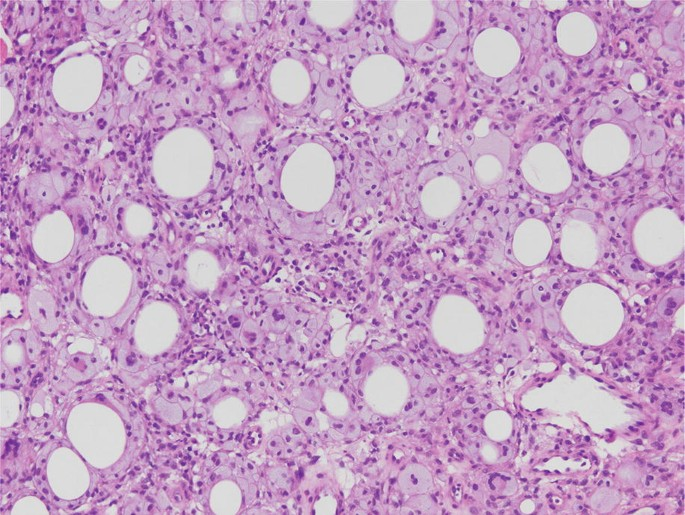
#> input picture assignment 2/Graphics assignment 2/graphics assignment 2/Task1.jpg, 685 x 515 px
$ python graphics_assignment_2.py
#> lines starting #> are read from the running program, lines starting #| are printed output that depends on the picture; after the words box and inside, x2 and y2 are one past the last pixel; in counts of white or black regions, pixels touching at a corner belong together
import cv2
import numpy as np
from matplotlib import pyplot as plt

# Step 1: Load Image and Convert to Grayscale
# Load the image
image = cv2.imread('Task1.jpg')
#> image is the input picture: shape (515, 685, 3); mean B, G, R 196.2, 158.1, 195.6

# Convert to Grayscale using the Green channel for better contrast
grayscale_image = image[:, :, 1]  # Green channel
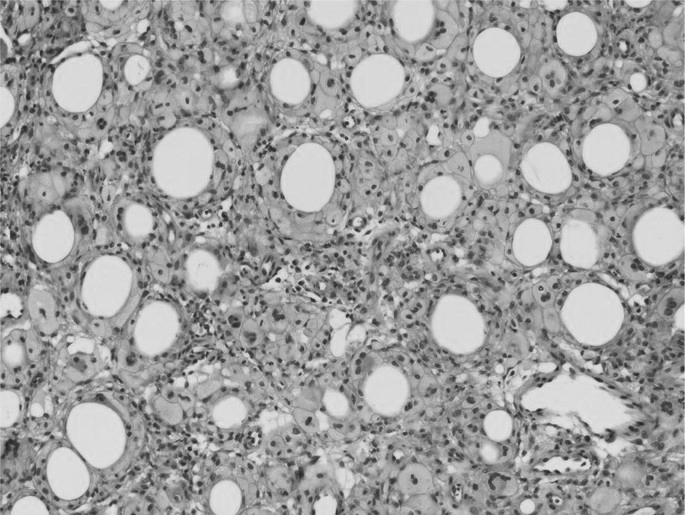
#> grayscale_image: shape (515, 685); min 31, max 237, mean 158.1

# Display Grayscale Image
plt.imshow(grayscale_image, cmap='gray')
plt.title('Grayscale Image')
plt.axis('off')
plt.show()

# Step 2: Image Enhancement (Histogram Equalization)
# Apply histogram equalization
enhanced_image = cv2.equalizeHist(grayscale_image)
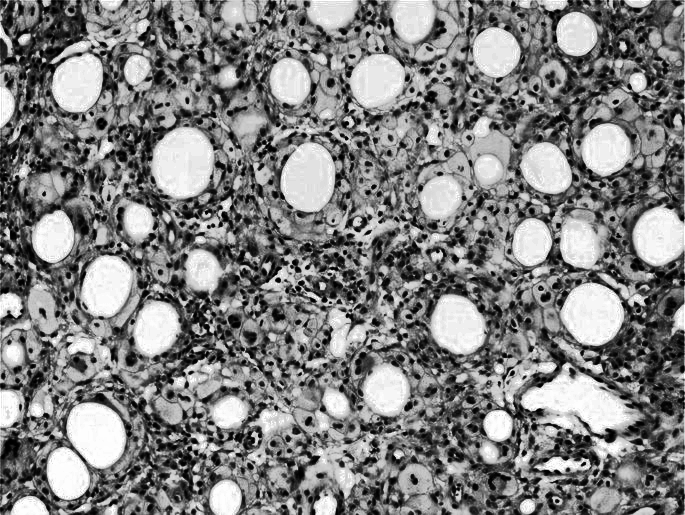
#> enhanced_image: shape (515, 685); min 0, max 255, mean 128.7

# Display Equalized Image
plt.imshow(enhanced_image, cmap='gray')
plt.title('Histogram Equalized Image')
plt.axis('off')
plt.show()

# Step 3: Thresholding
# Apply binary thresholding (try different threshold values if needed)
_, binary_image = cv2.threshold(enhanced_image, 200, 255, cv2.THRESH_BINARY)
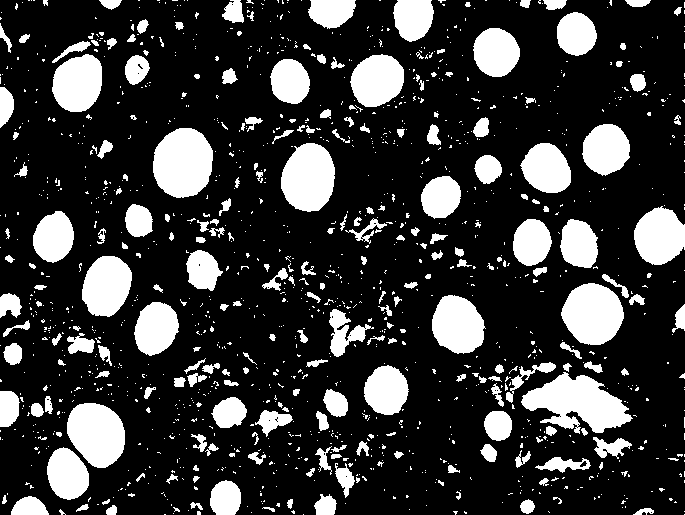
#> binary_image: shape (515, 685); 21.7% white; 1335 white regions (1100 under 20 px), largest, box (x1, y1, x2, y2) and area: (521, 372, 633, 434) 3810, (153, 128, 213, 198) 3321, (561, 283, 624, 345) 2919

# Display Binary Thresholded Image
plt.imshow(binary_image, cmap='gray')
plt.title('Binary Thresholded Image')
plt.axis('off')
plt.show()

# Step 4: Noise Removal with Morphological Opening
# Define a disk-shaped structuring element for morphological operations
structuring_element = cv2.getStructuringElement(cv2.MORPH_ELLIPSE, (3, 3))

# Apply morphological opening to remove small noise
opened_image = cv2.morphologyEx(binary_image, cv2.MORPH_OPEN, structuring_element)
#> opened_image: shape (515, 685); 20.4% white; 401 white regions (191 under 20 px), largest, box (x1, y1, x2, y2) and area: (521, 372, 632, 433) 3752, (153, 128, 213, 198) 3320, (561, 283, 624, 345) 2919

# Display Noise Removed Image
plt.imshow(opened_image, cmap='gray')
plt.title('Noise Removed Image')
plt.axis('off')
plt.show()

# Step 5: Connected Components Labeling
# Label connected components
num_labels, label_image = cv2.connectedComponents(opened_image)
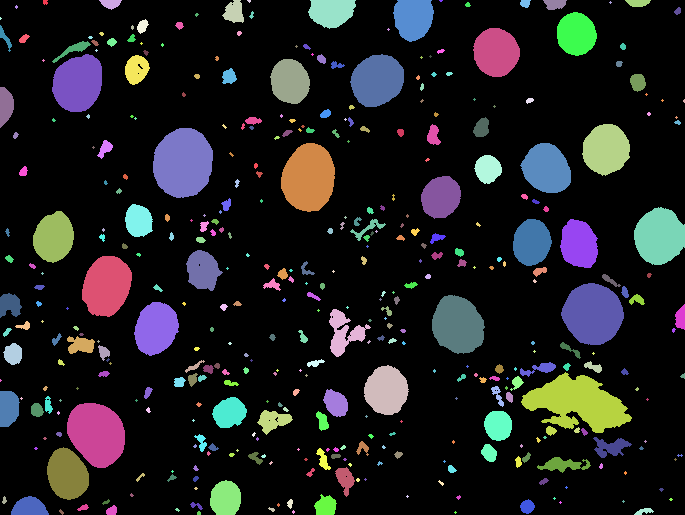
#> label_image: shape (515, 685) int32; 402 distinct labels, from 0 to 401; one colour per label, 0 black
#> num_labels = 402

# Map component labels to image for visualization
label_hue = np.uint8(179 * label_image / np.max(label_image))
blank_channel = 255 * np.ones_like(label_hue)
labeled_image = cv2.merge([label_hue, blank_channel, blank_channel])
labeled_image = cv2.cvtColor(labeled_image, cv2.COLOR_HSV2BGR)
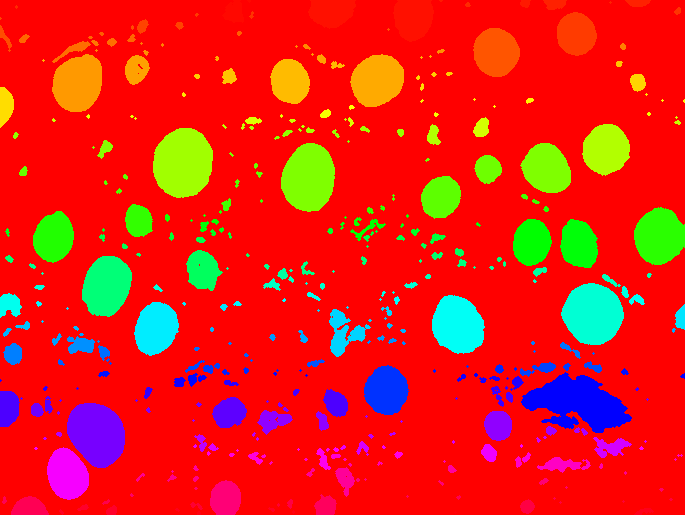
#> labeled_image: shape (515, 685, 3); mean B, G, R 22.1, 31, 226.6
labeled_image[label_hue == 0] = 0  # Background color

# Display Connected Components
plt.imshow(labeled_image)
plt.title('Connected Components')
plt.axis('off')
plt.show()

# Step 6: Filtering of Fat Globules Based on Region Properties
# Analyze connected components to filter globules by size and shape
filtered_image = np.zeros_like(opened_image)

# Loop through each connected component to filter by area and shape
for label in range(1, num_labels):
    # Create a mask for each component
    component_mask = (label_image == label).astype("uint8") * 255

    # Calculate contour properties
    contours, _ = cv2.findContours(component_mask, cv2.RETR_EXTERNAL, cv2.CHAIN_APPROX_SIMPLE)
    if contours:
        contour = contours[0]
        area = cv2.contourArea(contour)
        perimeter = cv2.arcLength(contour, True)

        # Compute compactness as (4 * pi * Area) / (Perimeter^2)
        compactness = (4 * np.pi * area) / (perimeter ** 2) if perimeter > 0 else 0

        # Filter based on area and compactness
        if area > 190 and 0.7 <= compactness <= 1.3:  # Adjust values if needed
            filtered_image[label_image == label] = 255
#> this loop made 401 passes
#> (contours, area, perimeter, compactness) on pass 21: (1 contour; box (x1, y1, x2, y2) and area: (0, 25, 12, 52) 78, 78, 63.94, 0.24)
#> (area, perimeter, compactness) on passes 2, 3, 5, 6, 8, 9: (123.5, 53.21, 0.548), (315, 80.43, 0.612), (998, 135.7, 0.681), (1297, 143.7, 0.789), (52.5, 29.9, 0.738), (153.5, 60.04, 0.535)
#> pass 1, `component_mask = (label_image == label).astype("uint8") * 255`:
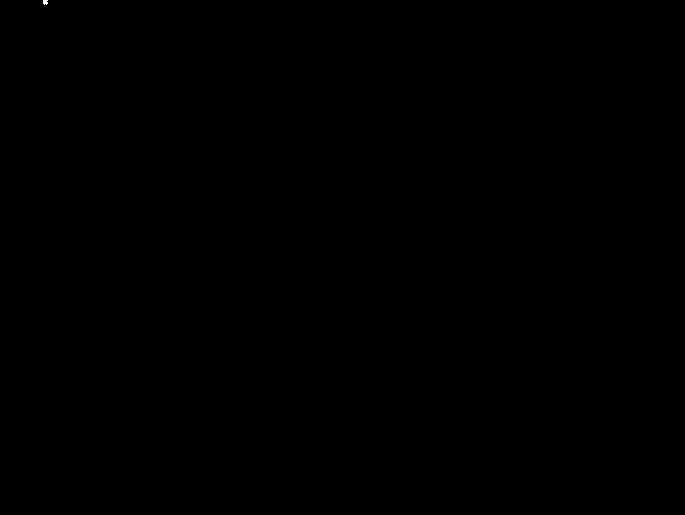
#> component_mask: shape (515, 685); 0.01% white; 1 white region, box (x1, y1, x2, y2) and area: (43, 0, 48, 5) 21
#> after the loop: component_mask: shape (515, 685); 0% white in thin lines or dots, all inside (x1, y1, x2, y2) = (454, 511, 457, 514)
#> after the loop:
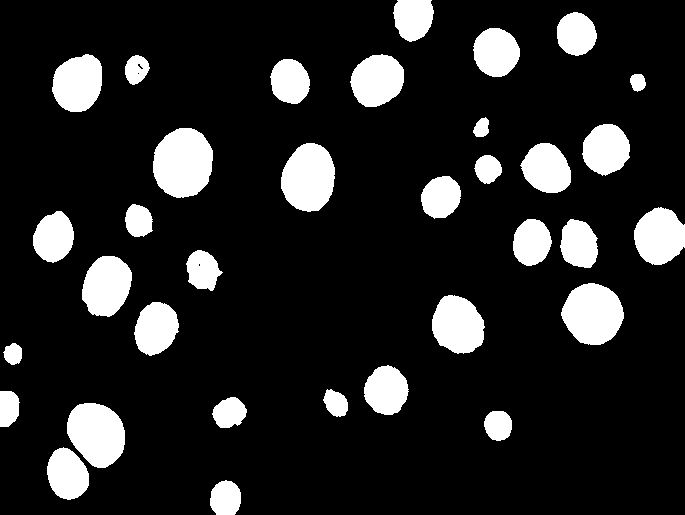
#> filtered_image: shape (515, 685); 14.4% white; 34 white regions, largest, box (x1, y1, x2, y2) and area: (153, 128, 213, 198) 3320, (561, 283, 624, 345) 2919, (281, 143, 335, 212) 2879

# Display Filtered Fat Globules
plt.imshow(filtered_image, cmap='gray')
plt.title('Filtered Fat Globules')
plt.axis('off')
plt.show()

# Step 7: Calculate Total Fat Area Percentage
# Calculate the percentage of area covered by fat globules
fat_area = np.sum(filtered_image == 255)
#> fat_area = 50893
total_area = filtered_image.size
#> total_area = 352775
fat_area_percentage = (fat_area / total_area) * 100
#> fat_area_percentage = 14.43

# Print the fat area percentage
print(f"Total Fat Area (%): {fat_area_percentage:.2f}")
#| Total Fat Area (%): 14.43

# Step 8: Count the Number of Filtered Fat Globules
# Count the number of connected components (fat globules)
num_fat_globules, _ = cv2.connectedComponents(filtered_image)
#> num_fat_globules = 35

# The first component is the background, so subtract 1 to get the number of fat globules
num_fat_globules -= 1
#> num_fat_globules = 34

# Print the number of filtered fat globules
print(f"Number of Filtered Fat Globules: {num_fat_globules}")
#| Number of Filtered Fat Globules: 34
